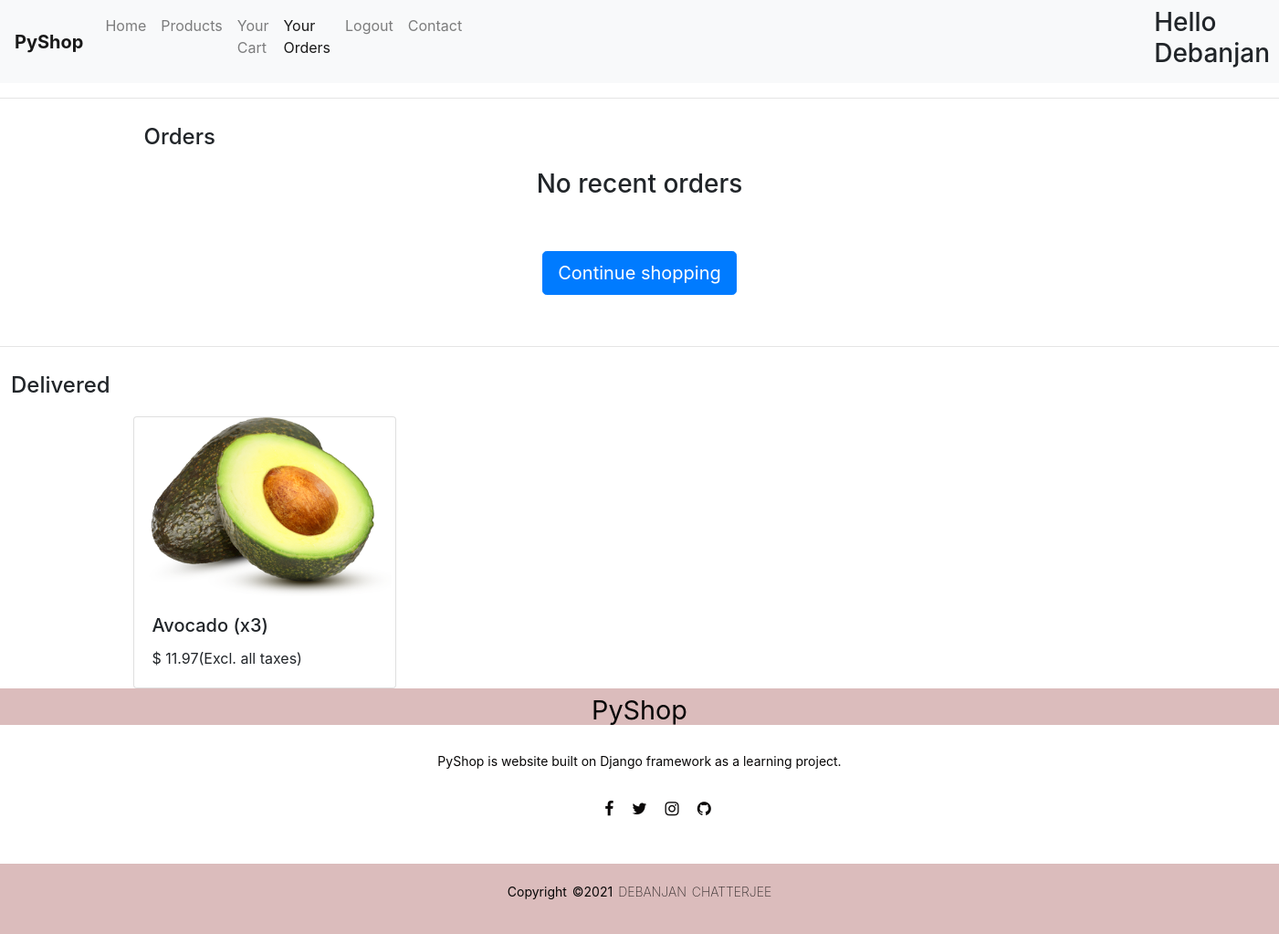
The page /orders/ (signed in) on the database as committed earlier.
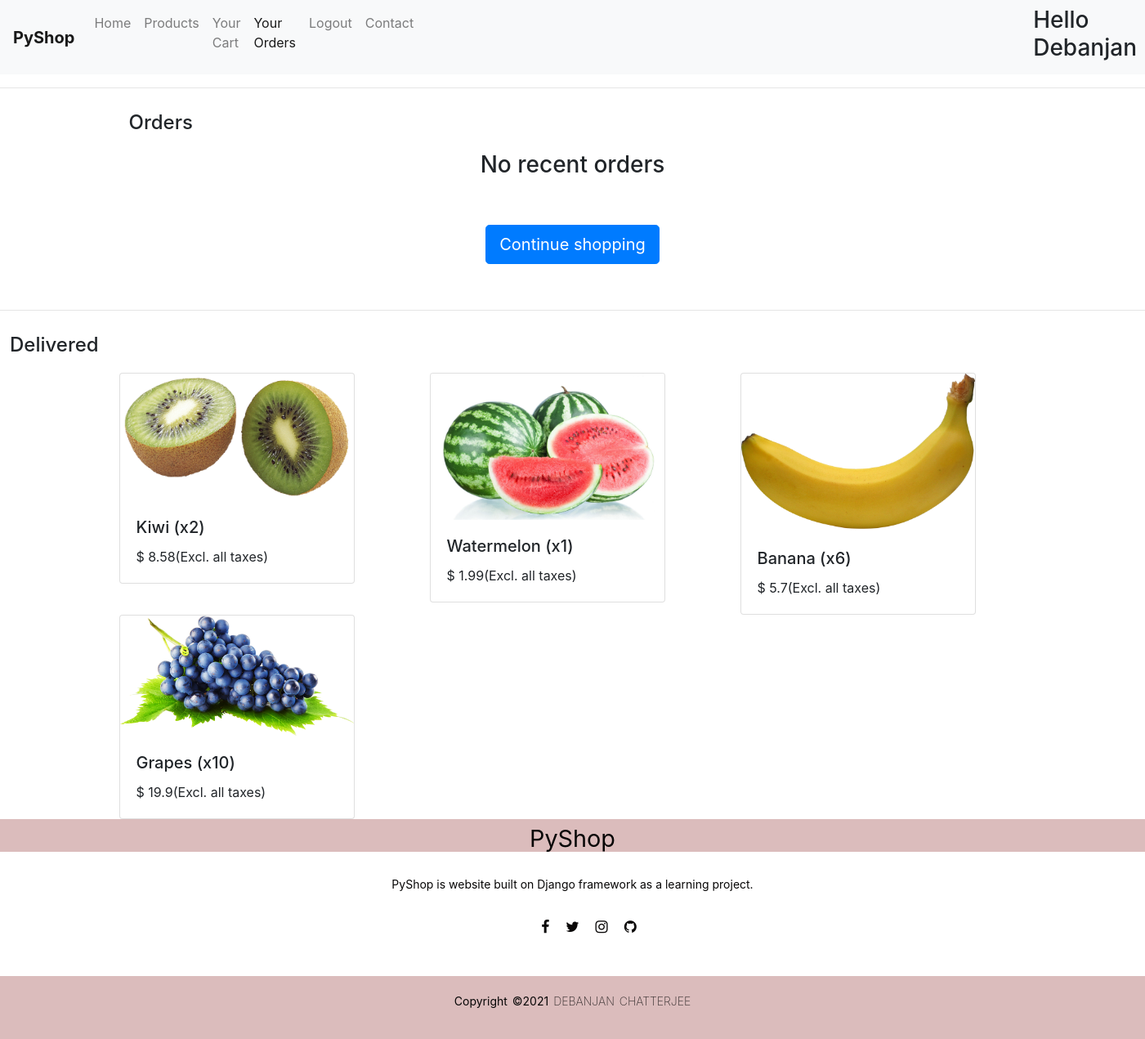
The same page on the database as committed later.
### cart/models.py (models this page shows)
class Item(models.Model):
    STATUS = (
        ("In cart", "In cart"),
        ("Order received", "Order received"),
        ("Out for delivery", "Out for delivery"),
        ("Delivered", "Delivered"),
    )
    user = models.ForeignKey(User, on_delete=models.CASCADE)
    name = models.CharField(max_length=255)
    price = models.FloatField(max_length=5)
    quantity = models.IntegerField()
    status = models.CharField(max_length=20, choices=STATUS, default="In cart")
    img_url = models.CharField(max_length=2083)

### cart/views.py (the view)
# urls.py: path('orders/', views.orders, name="orders"),
def orders(request):
    if request.user.is_authenticated:
        if request.method == 'POST':
            orders = Item.objects.filter(user=request.user, status="In cart")
            orders.update(status="Order received")
        t = 0
        amount_received = 0
        amount_out = 0
        orders = Item.objects.filter(Q(user=request.user) & (Q(status="Order received") | Q(status="Out for delivery") | Q(status="Delivered")))
        received_orders = Item.objects.filter(user=request.user, status="Order received")
        out_orders = Item.objects.filter(user=request.user, status="Out for delivery")
        not_delivered_orders = Item.objects.filter(Q(user=request.user) & (Q(status="Order received") |
        Q(status="Out for delivery")))
        for i in not_delivered_orders:
            t += 1
        for j in received_orders:
            amount_received += j.price * 1.12
        for k in out_orders:
            amount_out += k.price * 1.12
        amount_received = round(amount_received, 2)
        amount_out = round(amount_out, 2)
        return render(request, 'orders.html', {'products': orders, 't': t, 'nbar': 'orders', 'received': amount_received,
        'out': amount_out})
    else:
        return redirect('login')

### templates/orders.html (shortened to what this page needs)
{% extends 'base.html' %} {% block content %}
<head>
</head>
<div class="container">
<div class="" id="mydiv">
  <h4>Orders</h4>
</div>
<div>
    {% if t != 0 %}
    <div class="container" id="mydiv">
    <hr>
    <table style="width: 100%">
      <tr>
        <th>Items</th>
        <th>Status</th>
        <th>Amount Payable(Incl. all taxes)</th>
      </tr>
      <tr>
        <td>{% for product in products %} {% if product.status == "Order received" %} {{product.name}}    {% endif %}{% endfor %}</td>
        <td>Order received</td>
        <td>$ {{received}}</td>
      </tr>
      <tr>
        <td>{% for product in products %} {% if product.status == "Out for delivery" %} {{product.name}}    {%endif%}{% endfor %}</td>
        <td>Out for delivery</td>
        <td>$ {{out}}</td>
      </tr>
    </table>
    <hr>
    </div>
    {% else %}
    <div class="container" id="mydiv2">
      <strong><h3>No recent orders</h3></strong><br />
    </div>
    {% endif %}
    <br /><br />
    <div class="container" id="mydiv2">
      <a href="/products/" class="btn btn-primary btn-lg" id="continue"
        >Continue shopping</a
      >
    </div>
      </div>
    </div>
  </div>
<hr>
<div>
<div class="" id="mydiv">
<h4>Delivered</h4>
</div>
<div class="container">
<div class="row">
{% for product in products %} {% if product.status == "Delivered" %}
<div class="col">
  <div class="card" style="width: 18rem">
    <img src="{{product.img_url}}" class="card-img-top" alt="..." />
    <div class="card-body">
      <h5 class="card-title">
        {{product.name}} (x{{product.quantity}})
      </h5>
      <p class="card-text">$ {{product.price}}(Excl. all taxes)</p>
    </div>
  </div>
</div>
  {% endif %} {% endfor %}
</div>
</div>
</div>
 {% endblock %}

### templates/base.html (shortened to what this page needs)
<!DOCTYPE html>
<html lang="en">
  <head>
    <link
      rel="stylesheet"
      href="https://stackpath.bootstrapcdn.com/bootstrap/4.5.2/css/bootstrap.min.css"
    />
  </head>
  <body id="body">
    <nav class="navbar navbar-expand-lg navbar-light bg-light">
      <a class="navbar-brand" href="/about"><b>PyShop</b></a>
      <div class="collapse navbar-collapse" id="navbarNav">
        <ul class="navbar-nav">
          <li class="nav-item">
            <a
              class="nav-link {% if nbar == 'home' %}active{% endif %}"
              href="/"
              >Home <span class="sr-only">(current)</span></a
            >
          </li>
          <li class="nav-item">
            <a
              class="nav-link {% if nbar == 'products' %}active{% endif %}"
              href="/products"
              >Products<span class="sr-only">(current)</span></a
            >
          </li>
          {% if user.is_authenticated %}
          <li class="nav-item">
            <a
              class="nav-link {% if nbar == 'cart' %}active{% endif %}"
              href="/cart"
              >Your Cart<span class="sr-only">(current)</span></a
            >
          </li>
          <li class="nav-item">
            <a
              class="nav-link {% if nbar == 'orders' %}active{% endif %}"
              href="/orders"
              >Your Orders<span class="sr-only">(current)</span></a
            >
          </li>
          <li class="nav-item">
            <a class="nav-link" href="/account/logout"
              >Logout<span class="sr-only">(current)</span></a
            >
          </li>
          <li class="nav-item">
            <a
              class="nav-link {% if nbar == 'contact' %}active{% endif %}"
              href="/contact"
              >Contact<span class="sr-only">(current)</span></a
            >
          </li>
          <h3 class="nav-item">
            <a>Hello {{user.first_name}}</a>
          </h3>
          {% endif %}
        </ul>
      </div>
    </nav>
    <hr />
    <div class="page-container">{% block content %} {% endblock %}</div>
    {% include "footer.html" %}
  </body>
</html>

### templates/footer.html (shortened to what this page needs)
<link
  rel="stylesheet"
  href="https://stackpath.bootstrapcdn.com/font-awesome/4.7.0/css/font-awesome.min.css"
/>
<footer>
  <div class="footer-content">
    <h3>PyShop</h3>
    <p>PyShop is website built on Django framework as a learning project.</p>
    <ul class="socials">
      <li>
        <a
          href="https://www.facebook.com/debanjan.chattopadhyay.37"
          target="_blank"
          ><i class="fa fa-facebook"></i
        ></a>
      </li>
      <li>
        <a href="https://twitter.com/debanjan0075" target="_blank"
          ><i class="fa fa-twitter"></i
        ></a>
      </li>
      <li>
        <a href="https://www.instagram.com/debanjan0075/" target="_blank"
          ><i class="fa fa-instagram"></i
        ></a>
      </li>
      <li>
        <a href="https://github.com/debanjanchatterjee2001" target="_blank"
          ><i class="fa fa-github"></i
        ></a>
      </li>
    </ul>
  </div>
  <div class="footer-bottom">
    <p>
      copyright &copy;2021
      <span>Debanjan Chatterjee</span>
    </p>
  </div>
</footer>

### templates/base.html (style rules this page uses)
#body { position: relative; min-height: 100vh; }
.page-container { padding-bottom: 2.5rem; }

### templates/orders.html (style rules this page uses)
#mydiv2 { position: relative; display: flex; justify-content: center; align-items: center; }
#mydiv { position: relative; padding: 12px; }

### templates/footer.html (style rules this page uses)
footer { position: relative; bottom: 0; left: 0; right: 0; background: rgb(219, 188, 188); height: 2.5rem; width: 100%; color: rgb(7, 6, 6); }
.footer-content { display: flex; align-items: center; justify-content: center; flex-direction: column; text-align: center; }
.footer-content h3 { font-size: 1.8rem; font-weight: 400; text-transform: capitalize; line-height: 3rem; }
.footer-content p { max-width: 500px; margin: 10px auto; line-height: 28px; font-size: 14px; }
.socials { list-style: none; display: flex; align-items: center; justify-content: center; margin: 1rem 0 3rem 0; }
.socials li { margin: 0 10px; }
.socials a { text-decoration: none; color: rgb(10, 8, 8); }
.socials a i { font-size: 1.1rem; transition: color 0.4s ease; }
.footer-bottom { background: rgb(219, 188, 188); width: 100vw; padding: 20px 0; text-align: center; }
.footer-bottom p { font-size: 14px; word-spacing: 2px; text-transform: capitalize; }
.footer-bottom span { text-transform: uppercase; opacity: 0.8; font-weight: 200; }

Rows that differ between the two databases and show on the page:
removed Item: img_url (picture), name "Avocado", quantity "3", price "11.97"
added Item: img_url (picture), name "Kiwi", quantity "2", price "8.58"
added Item: img_url (picture), name "Watermelon", quantity "1", price "1.99"
added Item: img_url (picture), name "Banana", quantity "6", price "5.7"
added Item: img_url (picture), name "Grapes", quantity "10", price "19.9"
